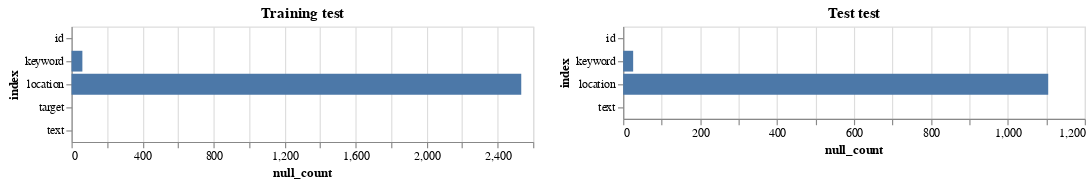

This figure's notebook cell:
### Code cell
na_train = Chart(df_train.isna().sum().to_frame('null_count').reset_index()).mark_bar().encode(
    x='null_count',
    y='index'
).properties(
    title='Training test'
)

na_test = Chart(df_test.isna().sum().to_frame('null_count').reset_index()).mark_bar().encode(
    x='null_count',
    y='index'
).properties(
    title='Test test'
)

na_train | na_test

### Figure 1 — Vega-Lite specification as saved in the notebook (floating-point values rounded to 4 significant figures)
{"config": {"view": {"continuousWidth": 400, "continuousHeight": 300}}, "hconcat": [{"data": {"name": "data-9cab86d7c884760ca877de0b32f6e58d"}, "mark": "bar", "encoding": {"x": {"field": "null_count", "type": "quantitative"}, "y": {"field": "index", "type": "nominal"}}, "title": "Training test"}, {"data": {"name": "data-68a7ddc1d3d976342229e6707282b428"}, "mark": "bar", "encoding": {"x": {"field": "null_count", "type": "quantitative"}, "y": {"field": "index", "type": "nominal"}}, "title": "Test test"}], "$schema": "https://vega.github.io/schema/vega-lite/v4.17.0.json", "datasets": {"data-9cab86d7c884760ca877de0b32f6e58d": [{"index": "id", "null_count": 0}, {"index": "keyword", "null_count": 61}, {"index": "location", "null_count": 2533}, {"index": "text", "null_count": 0}, {"index": "target", "null_count": 0}], "data-68a7ddc1d3d976342229e6707282b428": [{"index": "id", "null_count": 0}, {"index": "keyword", "null_count": 26}, {"index": "location", "null_count": 1105}, {"index": "text", "null_count": 0}]}}
